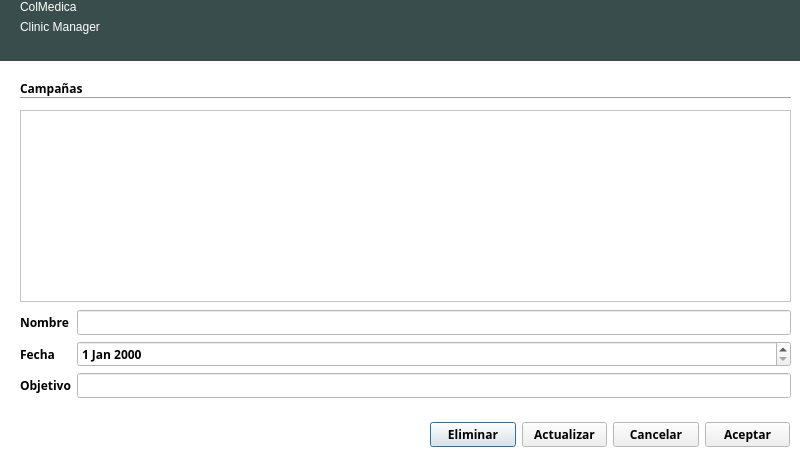
<?xml version="1.0" encoding="UTF-8"?>
<ui version="4.0">
 <class>Dialog</class>
 <widget class="QDialog" name="Dialog">
  <property name="geometry">
   <rect>
    <x>0</x>
    <y>0</y>
    <width>800</width>
    <height>476</height>
   </rect>
  </property>
  <property name="palette">
   <palette>
    <active>
     <colorrole role="Base">
      <brush brushstyle="SolidPattern">
       <color alpha="255">
        <red>255</red>
        <green>255</green>
        <blue>255</blue>
       </color>
      </brush>
     </colorrole>
     <colorrole role="Window">
      <brush brushstyle="SolidPattern">
       <color alpha="255">
        <red>255</red>
        <green>255</green>
        <blue>255</blue>
       </color>
      </brush>
     </colorrole>
    </active>
    <inactive>
     <colorrole role="Base">
      <brush brushstyle="SolidPattern">
       <color alpha="255">
        <red>255</red>
        <green>255</green>
        <blue>255</blue>
       </color>
      </brush>
     </colorrole>
     <colorrole role="Window">
      <brush brushstyle="SolidPattern">
       <color alpha="255">
        <red>255</red>
        <green>255</green>
        <blue>255</blue>
       </color>
      </brush>
     </colorrole>
    </inactive>
    <disabled>
     <colorrole role="Base">
      <brush brushstyle="SolidPattern">
       <color alpha="255">
        <red>255</red>
        <green>255</green>
        <blue>255</blue>
       </color>
      </brush>
     </colorrole>
     <colorrole role="Window">
      <brush brushstyle="SolidPattern">
       <color alpha="255">
        <red>255</red>
        <green>255</green>
        <blue>255</blue>
       </color>
      </brush>
     </colorrole>
    </disabled>
   </palette>
  </property>
  <property name="windowTitle">
   <string>Modificar campaña</string>
  </property>
  <property name="autoFillBackground">
   <bool>true</bool>
  </property>
  <widget class="QWidget" name="widget" native="true">
   <property name="geometry">
    <rect>
     <x>10</x>
     <y>70</y>
     <width>781</width>
     <height>391</height>
    </rect>
   </property>
   <property name="font">
    <font>
     <family>Ubuntu Condensed</family>
     <weight>75</weight>
     <bold>true</bold>
    </font>
   </property>
   <widget class="QLabel" name="label">
    <property name="geometry">
     <rect>
      <x>10</x>
      <y>10</y>
      <width>91</width>
      <height>16</height>
     </rect>
    </property>
    <property name="text">
     <string>Campañas</string>
    </property>
   </widget>
   <widget class="QListWidget" name="listWidget">
    <property name="geometry">
     <rect>
      <x>10</x>
      <y>40</y>
      <width>771</width>
      <height>192</height>
     </rect>
    </property>
    <property name="font">
     <font>
      <weight>50</weight>
      <bold>false</bold>
     </font>
    </property>
   </widget>
   <widget class="QWidget" name="layoutWidget">
    <property name="geometry">
     <rect>
      <x>10</x>
      <y>240</y>
      <width>771</width>
      <height>89</height>
     </rect>
    </property>
    <layout class="QFormLayout" name="formLayout">
     <item row="0" column="0">
      <widget class="QLabel" name="label_2">
       <property name="text">
        <string>Nombre</string>
       </property>
      </widget>
     </item>
     <item row="0" column="1">
      <widget class="QLineEdit" name="lineEdit">
       <property name="font">
        <font>
         <weight>50</weight>
         <bold>false</bold>
        </font>
       </property>
      </widget>
     </item>
     <item row="1" column="0">
      <widget class="QLabel" name="label_3">
       <property name="text">
        <string>Fecha</string>
       </property>
      </widget>
     </item>
     <item row="2" column="0">
      <widget class="QLabel" name="label_4">
       <property name="text">
        <string>Objetivo</string>
       </property>
      </widget>
     </item>
     <item row="2" column="1">
      <widget class="QLineEdit" name="lineEdit_3">
       <property name="font">
        <font>
         <weight>50</weight>
         <bold>false</bold>
        </font>
       </property>
      </widget>
     </item>
     <item row="1" column="1">
      <widget class="QDateEdit" name="dateEdit"/>
     </item>
    </layout>
   </widget>
   <widget class="Line" name="line">
    <property name="geometry">
     <rect>
      <x>10</x>
      <y>20</y>
      <width>771</width>
      <height>16</height>
     </rect>
    </property>
    <property name="orientation">
     <enum>Qt::Horizontal</enum>
    </property>
   </widget>
   <widget class="QWidget" name="layoutWidget">
    <property name="geometry">
     <rect>
      <x>420</x>
      <y>350</y>
      <width>360</width>
      <height>29</height>
     </rect>
    </property>
    <layout class="QGridLayout" name="gridLayout">
     <item row="0" column="0">
      <widget class="QPushButton" name="pushButton_3">
       <property name="text">
        <string>Eliminar</string>
       </property>
      </widget>
     </item>
     <item row="0" column="1">
      <widget class="QPushButton" name="pushButton_4">
       <property name="text">
        <string>Actualizar</string>
       </property>
      </widget>
     </item>
     <item row="0" column="2">
      <widget class="QPushButton" name="pushButton">
       <property name="text">
        <string>Cancelar</string>
       </property>
      </widget>
     </item>
     <item row="0" column="3">
      <widget class="QPushButton" name="pushButton_2">
       <property name="text">
        <string>Aceptar</string>
       </property>
      </widget>
     </item>
    </layout>
   </widget>
  </widget>
  <widget class="QWidget" name="widget_2" native="true">
   <property name="geometry">
    <rect>
     <x>0</x>
     <y>0</y>
     <width>801</width>
     <height>61</height>
    </rect>
   </property>
   <property name="palette">
    <palette>
     <active>
      <colorrole role="WindowText">
       <brush brushstyle="SolidPattern">
        <color alpha="255">
         <red>255</red>
         <green>255</green>
         <blue>255</blue>
        </color>
       </brush>
      </colorrole>
      <colorrole role="Base">
       <brush brushstyle="SolidPattern">
        <color alpha="255">
         <red>255</red>
         <green>255</green>
         <blue>255</blue>
        </color>
       </brush>
      </colorrole>
      <colorrole role="Window">
       <brush brushstyle="SolidPattern">
        <color alpha="255">
         <red>57</red>
         <green>77</green>
         <blue>76</blue>
        </color>
       </brush>
      </colorrole>
     </active>
     <inactive>
      <colorrole role="WindowText">
       <brush brushstyle="SolidPattern">
        <color alpha="255">
         <red>255</red>
         <green>255</green>
         <blue>255</blue>
        </color>
       </brush>
      </colorrole>
      <colorrole role="Base">
       <brush brushstyle="SolidPattern">
        <color alpha="255">
         <red>255</red>
         <green>255</green>
         <blue>255</blue>
        </color>
       </brush>
      </colorrole>
      <colorrole role="Window">
       <brush brushstyle="SolidPattern">
        <color alpha="255">
         <red>57</red>
         <green>77</green>
         <blue>76</blue>
        </color>
       </brush>
      </colorrole>
     </inactive>
     <disabled>
      <colorrole role="WindowText">
       <brush brushstyle="SolidPattern">
        <color alpha="255">
         <red>159</red>
         <green>158</green>
         <blue>158</blue>
        </color>
       </brush>
      </colorrole>
      <colorrole role="Base">
       <brush brushstyle="SolidPattern">
        <color alpha="255">
         <red>57</red>
         <green>77</green>
         <blue>76</blue>
        </color>
       </brush>
      </colorrole>
      <colorrole role="Window">
       <brush brushstyle="SolidPattern">
        <color alpha="255">
         <red>57</red>
         <green>77</green>
         <blue>76</blue>
        </color>
       </brush>
      </colorrole>
     </disabled>
    </palette>
   </property>
   <property name="autoFillBackground">
    <bool>true</bool>
   </property>
   <widget class="QWidget" name="widget_3" native="true">
    <property name="geometry">
     <rect>
      <x>590</x>
      <y>10</y>
      <width>41</width>
      <height>41</height>
     </rect>
    </property>
    <property name="contextMenuPolicy">
     <enum>Qt::NoContextMenu</enum>
    </property>
    <property name="autoFillBackground">
     <bool>false</bool>
    </property>
    <property name="styleSheet">
     <string notr="true">image: url(:/Iconos/user_big.png);</string>
    </property>
   </widget>
   <widget class="QWidget" name="layoutWidget_3">
    <property name="geometry">
     <rect>
      <x>20</x>
      <y>0</y>
      <width>162</width>
      <height>63</height>
     </rect>
    </property>
    <layout class="QFormLayout" name="formLayout_4">
     <item row="0" column="0">
      <widget class="QLabel" name="label_7">
       <property name="styleSheet">
        <string notr="true">font: 30pt &quot;Ubuntu Condensed&quot;;
color: rgb(255, 255, 255);</string>
       </property>
       <property name="text">
        <string>ColMedica</string>
       </property>
      </widget>
     </item>
     <item row="1" column="0">
      <widget class="QLabel" name="label_8">
       <property name="text">
        <string>Clinic Manager</string>
       </property>
      </widget>
     </item>
    </layout>
   </widget>
  </widget>
 </widget>
 <resources/>
 <connections/>
</ui>
